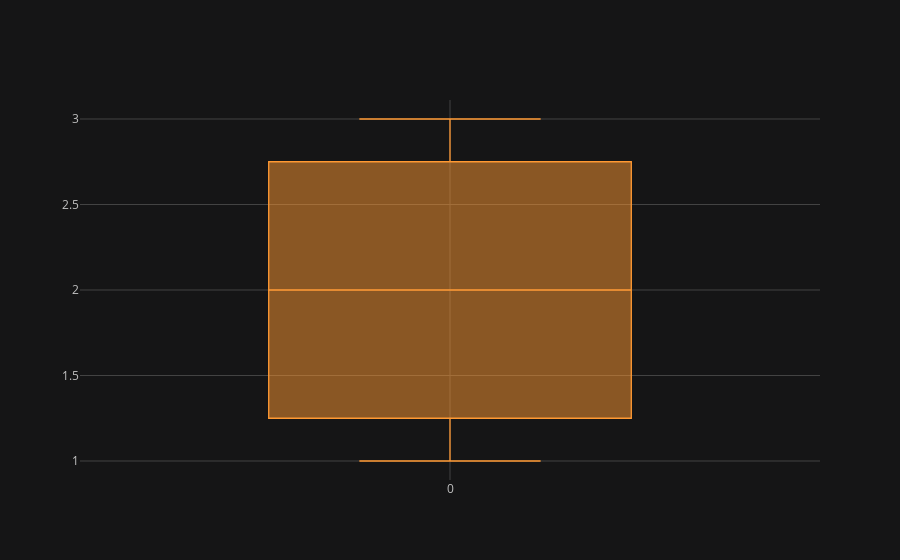

Notebook code cell kept with this figure:
### Code cell
df1 = pd.DataFrame([1,2,3])
df1.iplot(kind  = 'box')

### Figure 1 — Plotly figure (JSON) as saved in the notebook; plotly's stock layout.template omitted (floating-point values rounded to 4 significant figures)
{"data": [{"boxpoints": false, "line": {"width": 1.3}, "marker": {"color": "rgba(255, 153, 51, 1.0)"}, "name": "0", "orientation": "v", "type": "box", "y": [1, 2, 3]}], "layout": {"legend": {"bgcolor": "#151516", "font": {"color": "#D9D9D9"}}, "paper_bgcolor": "#151516", "plot_bgcolor": "#151516", "title": {"font": {"color": "#D9D9D9"}}, "xaxis": {"gridcolor": "#434343", "showgrid": true, "tickfont": {"color": "#C2C2C2"}, "title": {"font": {"color": "#D9D9D9"}, "text": ""}, "zerolinecolor": "#666570"}, "yaxis": {"gridcolor": "#434343", "showgrid": true, "tickfont": {"color": "#C2C2C2"}, "title": {"font": {"color": "#D9D9D9"}, "text": ""}, "zerolinecolor": "#666570"}}}
